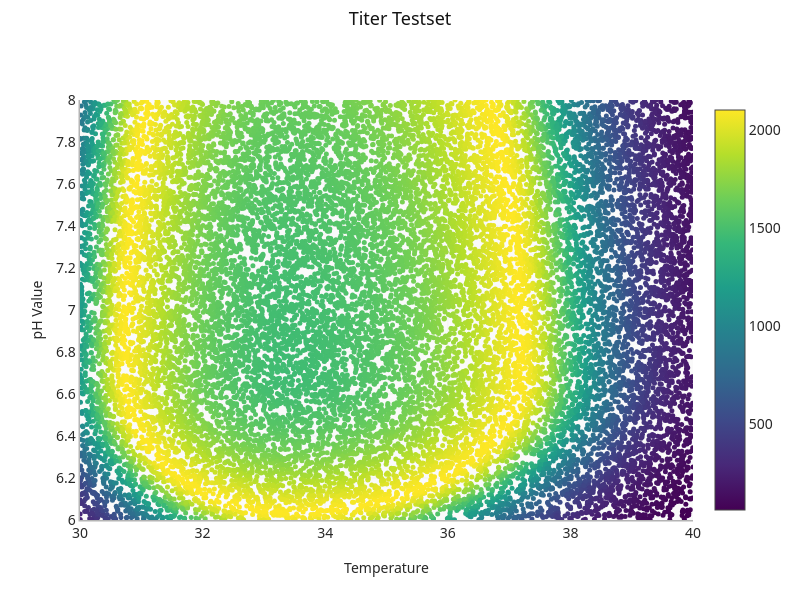

Notebook cell for this chart:
### Code cell
fig = go.Figure()
fig.add_trace(
    go.Scatter(
        x=df[x_name],
        y=df[y_name],
        mode="markers",
        marker=dict(
            size=5,
            color=df[main_output_name],
            colorscale="Viridis",
            showscale=True,
        ),
    )
)
fig.update_layout(
    title=f"{main_display_name} Testset",
    xaxis_title=x_display_name,
    yaxis_title=y_display_name,
    width=800,
    height=600,
)
fig.update_xaxes(range=[x_min, x_max])
fig.update_yaxes(range=[y_min, y_max])
fig.show()

### Figure 1 — Plotly figure (JSON) as saved in the notebook; plotly's stock layout.template omitted (floating-point values rounded to 4 significant figures; data arrays with more than 128 entries replaced by an {"elided": "..."} marker saying what was removed)
{"data": [{"marker": {"color": {"elided": "20000 float values"}, "colorscale": [[0, "#440154"], [0.1111, "#482878"], [0.2222, "#3e4989"], [0.3333, "#31688e"], [0.4444, "#26828e"], [0.5556, "#1f9e89"], [0.6667, "#35b779"], [0.7778, "#6ece58"], [0.8889, "#b5de2b"], [1, "#fde725"]], "showscale": true, "size": 5}, "mode": "markers", "type": "scatter", "x": {"elided": "20000 float values"}, "y": {"elided": "20000 float values"}}], "layout": {"height": 600, "title": {"text": "Titer Testset"}, "width": 800, "xaxis": {"range": [30.0, 40.0], "title": {"text": "Temperature"}}, "yaxis": {"range": [6.0, 8.0], "title": {"text": "pH Value"}}}}
